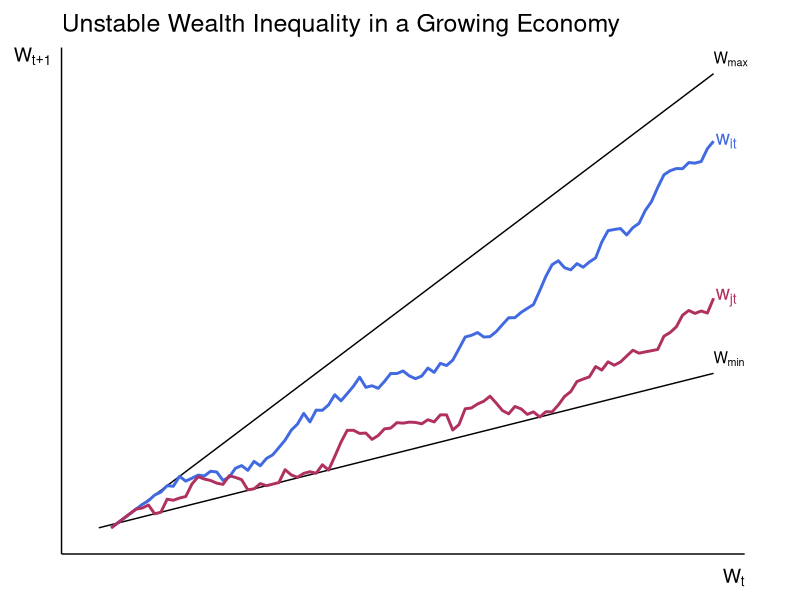

R code for this plot:
# Load libraries
library(ggplot2)

# Set seed for reproducibility
set.seed(101)

# Parameters
n <- 100  # Number of time points
x <- 1:n

# Sloping boundaries
m_max <- 3/2 # Slope of y_max
m_min <- 1/2 # Slope of y_min
y_max <- m_max * x - 2
y_min <- m_min * x + 2

# Generate upward-sloping time series
generate_bounded_series <- function(n, y_min, y_max, slope, offset, noise_sd = 2) {
  y <- numeric(n)
  y[1] <- (y_min[1] + y_max[1]) / 2 + offset  # Start in the middle of the bounds, with offset
  for (t in 2:n) {
    y[t] <- y[t - 1] + slope + rnorm(1, mean = 0, sd = noise_sd)
    y[t] <- pmin(pmax(y[t], y_min[t]), y_max[t])  # Keep within bounds
  }
  return(y)
}

# Adjusted slopes and offsets for distinct series
y_it <- generate_bounded_series(n, y_min, y_max, slope = 1.4, offset = 1.5)
y_jt <- generate_bounded_series(n, y_min, y_max, slope = 0.8, offset = 0.5)

# Create a dataframe for plotting
data <- data.frame(
  x = rep(x, 2),
  value = c(y_it, y_jt),
  series = rep(c("y_it", "y_jt"), each = n)
)

# Create a dataframe for boundaries
boundaries <- data.frame(
  x = x,
  y_max = y_max,
  y_min = y_min
)

# Plot
ggplot() +
  geom_line(data = boundaries, aes(x = x, y = y_max), color = "black") +
  geom_line(data = boundaries, aes(x = x, y = y_min), color = "black") +
  geom_line(data = data, aes(x = x, y = value, color = series), size = 1) +
  annotate("text", x = max(x), y = y_min[n], label = "W[min]", parse = TRUE, hjust = 0, vjust = -0.5) +
  annotate("text", x = max(x), y = y_max[n], label = "W[max]", parse = TRUE, hjust = 0, vjust = -0.5) +
  annotate("text", x = max(x), y = y_it[n], label = "w[it]", parse = TRUE,
           color = "royalblue", size = 5, fontface = "italic", hjust = -0.1) +
  annotate("text", x = max(x), y = y_jt[n], label = "w[jt]", parse = TRUE,
           color = "maroon", size = 5, fontface = "italic", hjust = -0.1) +
  labs(
    x = expression(W[t]),
    y = expression(W[t+1]),
    title = "Unstable Wealth Inequality in a Growing Economy"
  ) +
  scale_x_continuous(limits = c(0, n)) +
  scale_y_continuous(limits = c(min(y_min) - 1, max(y_max) + 1)) +
  scale_color_manual(values = c("royalblue", "maroon")) +
  coord_cartesian(clip = "off") +
  theme_minimal(base_size = 14) +
  theme(
    axis.text = element_blank(),          # Remove numerical labels on both axes
    axis.line = element_line(color = "black", size = 0.5), # Add axis lines
    axis.title.x = element_text(hjust = 1, vjust = 0),  # Move x-axis label to the end
    axis.title.y = element_text(angle = 0, hjust = 1, vjust = 1),  # Move y-axis label to the top
    panel.grid = element_blank(),         # Remove grid lines for a cleaner look
    legend.position = "none",
    plot.margin = margin(10, 40, 10, 10),
    plot.title = element_text(size = 18)
  )
